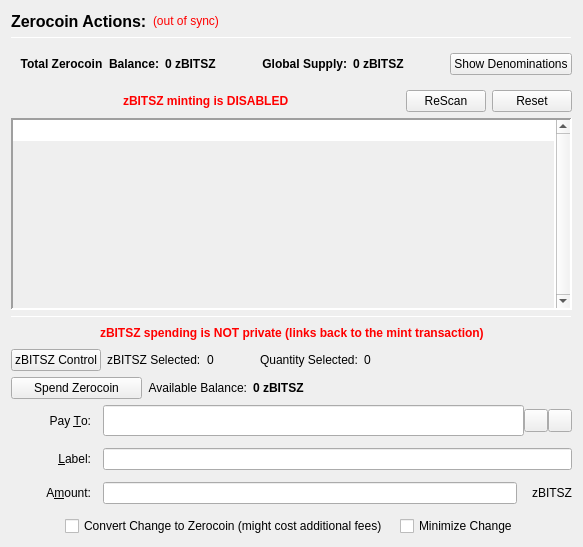
                  <widget class="QFrame" name="verticalFrameLeft">
                   <layout class="QVBoxLayout" name="verticalLayout_2">
                    <item>
                     <layout class="QVBoxLayout" name="verticalLayout_3">
                      <item>
                       <layout class="QHBoxLayout" name="horizontalLayout_3">
                        <item>
                         <widget class="QLabel" name="labelzBITSZActions">
                          <property name="font">
                           <font>
                            <pointsize>12</pointsize>
                            <weight>75</weight>
                            <bold>true</bold>
                           </font>
                          </property>
                          <property name="text">
                           <string>Zerocoin Actions:</string>
                          </property>
                          <property name="alignment">
                           <set>Qt::AlignLeading|Qt::AlignLeft|Qt::AlignVCenter</set>
                          </property>
                         </widget>
                        </item>
                        <item>
                         <widget class="QLabel" name="labelzBITSZSyncStatus">
                          <property name="toolTip">
                           <string>The displayed information may be out of date. Your wallet automatically synchronizes with the Bitszcoin network after a connection is established, but this process has not completed yet.</string>
                          </property>
                          <property name="styleSheet">
                           <string notr="true">QLabel { color: red; }</string>
                          </property>
                          <property name="text">
                           <string notr="true">(out of sync)</string>
                          </property>
                          <property name="alignment">
                           <set>Qt::AlignLeading|Qt::AlignLeft|Qt::AlignVCenter</set>
                          </property>
                         </widget>
                        </item>
                        <item>
                         <spacer name="horizontalSpacer">
                          <property name="orientation">
                           <enum>Qt::Horizontal</enum>
                          </property>
                          <property name="sizeHint" stdset="0">
                           <size>
                            <width>40</width>
                            <height>20</height>
                           </size>
                          </property>
                         </spacer>
                        </item>
                       </layout>
                      </item>
                      <item>
                       <widget class="Line" name="lineUpperLeft">
                        <property name="minimumSize">
                         <size>
                          <width>0</width>
                          <height>1</height>
                         </size>
                        </property>
                        <property name="maximumSize">
                         <size>
                          <width>16777215</width>
                          <height>1</height>
                         </size>
                        </property>
                        <property name="frameShadow">
                         <enum>QFrame::Sunken</enum>
                        </property>
                        <property name="orientation">
                         <enum>Qt::Horizontal</enum>
                        </property>
                       </widget>
                      </item>
                      <item>
                       <widget class="QFrame" name="balanceSupplyFrame">
                        <layout class="QHBoxLayout" name="horizontalLayout_2" stretch="0,0,0,1,0">
                         <property name="rightMargin">
                          <number>0</number>
                         </property>
                         <item>
                          <layout class="QHBoxLayout" name="horizontalLayout_34">
                           <item>
                            <widget class="QLabel" name="labelzAvailableText_3">
                             <property name="font">
                              <font>
                               <weight>75</weight>
                               <bold>true</bold>
                              </font>
                             </property>
                             <property name="toolTip">
                              <string>Total Balance including unconfirmed and immature zBITSZ</string>
                             </property>
                             <property name="text">
                              <string>Total Zerocoin  Balance:</string>
                             </property>
                             <property name="alignment">
                              <set>Qt::AlignRight|Qt::AlignTrailing|Qt::AlignVCenter</set>
                             </property>
                            </widget>
                           </item>
                           <item>
                            <widget class="QLabel" name="labelzAvailableAmount_4">
                             <property name="minimumSize">
                              <size>
                               <width>40</width>
                               <height>0</height>
                              </size>
                             </property>
                             <property name="font">
                              <font>
                               <weight>75</weight>
                               <bold>true</bold>
                              </font>
                             </property>
                             <property name="toolTip">
                              <string>Total Balance including unconfirmed and immature zBITSZ</string>
                             </property>
                             <property name="text">
                              <string>0 zBITSZ</string>
                             </property>
                             <property name="alignment">
                              <set>Qt::AlignLeading|Qt::AlignLeft|Qt::AlignVCenter</set>
                             </property>
                            </widget>
                           </item>
                          </layout>
                         </item>
                         <item>
                          <spacer name="horizontalSpacer_32">
                           <property name="orientation">
                            <enum>Qt::Horizontal</enum>
                           </property>
                           <property name="sizeHint" stdset="0">
                            <size>
                             <width>40</width>
                             <height>20</height>
                            </size>
                           </property>
                          </spacer>
                         </item>
                         <item>
                          <layout class="QHBoxLayout" name="horizontalLayout_35">
                           <item>
                            <widget class="QLabel" name="labelZsupplyText_2">
                             <property name="font">
                              <font>
                               <weight>75</weight>
                               <bold>true</bold>
                              </font>
                             </property>
                             <property name="text">
                              <string>Global Supply:</string>
                             </property>
                             <property name="alignment">
                              <set>Qt::AlignRight|Qt::AlignTrailing|Qt::AlignVCenter</set>
                             </property>
                            </widget>
                           </item>
                           <item>
                            <widget class="QLabel" name="labelZsupplyAmount_2">
                             <property name="font">
                              <font>
                               <weight>75</weight>
                               <bold>true</bold>
                              </font>
                             </property>
                             <property name="text">
                              <string>0 zBITSZ</string>
                             </property>
                            </widget>
                           </item>
                          </layout>
                         </item>
                         <item>
                          <spacer name="horizontalSpacer_31">
                           <property name="orientation">
                            <enum>Qt::Horizontal</enum>
                           </property>
                           <property name="sizeHint" stdset="0">
                            <size>
                             <width>40</width>
                             <height>20</height>
                            </size>
                           </property>
                          </spacer>
                         </item>
                         <item>
                          <widget class="QPushButton" name="pushButtonShowDenoms">
                           <property name="toolTip">
                            <string>Show zBITSZ denominations list</string>
                           </property>
                           <property name="text">
                            <string>Show Denominations</string>
                           </property>
                          </widget>
                         </item>
                        </layout>
                       </widget>
                      </item>
                      <item>
                       <layout class="QHBoxLayout" name="horizontalLayout_4">
                        <item>
                         <spacer name="horizontalSpacer_2">
                          <property name="orientation">
                           <enum>Qt::Horizontal</enum>
                          </property>
                          <property name="sizeHint" stdset="0">
                           <size>
                            <width>40</width>
                            <height>20</height>
                           </size>
                          </property>
                         </spacer>
                        </item>
                        <item>
                         <widget class="QLabel" name="label">
                          <property name="styleSheet">
                           <string notr="true">color: red;
font-weight: bold;</string>
                          </property>
                          <property name="text">
                           <string>zBITSZ minting is DISABLED</string>
                          </property>
                         </widget>
                        </item>
                        <item>
                         <spacer name="horizontalSpacer_3">
                          <property name="orientation">
                           <enum>Qt::Horizontal</enum>
                          </property>
                          <property name="sizeHint" stdset="0">
                           <size>
                            <width>40</width>
                            <height>20</height>
                           </size>
                          </property>
                         </spacer>
                        </item>
                        <item>
                         <widget class="QPushButton" name="pushButtonMintReset">
                          <property name="maximumSize">
                           <size>
                            <width>80</width>
                            <height>16777215</height>
                           </size>
                          </property>
                          <property name="toolTip">
                           <string>Rescan the complete blockchain for  Zerocoin mints and their meta-data.</string>
                          </property>
                          <property name="text">
                           <string>ReScan</string>
                          </property>
                         </widget>
                        </item>
                        <item>
                         <widget class="QPushButton" name="pushButtonSpentReset">
                          <property name="maximumSize">
                           <size>
                            <width>80</width>
                            <height>16777215</height>
                           </size>
                          </property>
                          <property name="toolTip">
                           <string>Reset Zerocoin Wallet DB. Deletes transactions that did not make it into the blockchain.</string>
                          </property>
                          <property name="text">
                           <string>Reset</string>
                          </property>
                         </widget>
                        </item>
                       </layout>
                      </item>
                      <item>
                       <widget class="QPlainTextEdit" name="TEMintStatus">
                        <property name="font">
                         <font>
                          <pointsize>8</pointsize>
                         </font>
                        </property>
                        <property name="toolTip">
                         <string>Status and/or Mesages from the last Mint Action.</string>
                        </property>
                        <property name="frameShape">
                         <enum>QFrame::Panel</enum>
                        </property>
                        <property name="frameShadow">
                         <enum>QFrame::Sunken</enum>
                        </property>
                        <property name="lineWidth">
                         <number>2</number>
                        </property>
                        <property name="midLineWidth">
                         <number>2</number>
                        </property>
                        <property name="verticalScrollBarPolicy">
                         <enum>Qt::ScrollBarAlwaysOn</enum>
                        </property>
                        <property name="horizontalScrollBarPolicy">
                         <enum>Qt::ScrollBarAlwaysOff</enum>
                        </property>
                        <property name="readOnly">
                         <bool>true</bool>
                        </property>
                        <property name="plainText">
                         <string notr="true"/>
                        </property>
                        <property name="backgroundVisible">
                         <bool>true</bool>
                        </property>
                       </widget>
                      </item>
                      <item>
                       <widget class="Line" name="line">
                        <property name="minimumSize">
                         <size>
                          <width>0</width>
                          <height>1</height>
                         </size>
                        </property>
                        <property name="maximumSize">
                         <size>
                          <width>16777215</width>
                          <height>1</height>
                         </size>
                        </property>
                        <property name="orientation">
                         <enum>Qt::Horizontal</enum>
                        </property>
                       </widget>
                      </item>
                      <item>
                       <layout class="QHBoxLayout" name="horizontalLayout_7">
                        <item>
                         <spacer name="horizontalSpacer_18">
                          <property name="orientation">
                           <enum>Qt::Horizontal</enum>
                          </property>
                          <property name="sizeHint" stdset="0">
                           <size>
                            <width>40</width>
                            <height>20</height>
                           </size>
                          </property>
                         </spacer>
                        </item>
                        <item>
                         <widget class="QLabel" name="label_2">
                          <property name="styleSheet">
                           <string notr="true">color: red;
font-weight: bold;</string>
                          </property>
                          <property name="text">
                           <string>zBITSZ spending is NOT private (links back to the mint transaction)</string>
                          </property>
                         </widget>
                        </item>
                        <item>
                         <spacer name="horizontalSpacer_30">
                          <property name="orientation">
                           <enum>Qt::Horizontal</enum>
                          </property>
                          <property name="sizeHint" stdset="0">
                           <size>
                            <width>40</width>
                            <height>20</height>
                           </size>
                          </property>
                         </spacer>
                        </item>
                       </layout>
                      </item>
                      <item>
                       <layout class="QHBoxLayout" name="horizontalLayout_24">
                        <property name="leftMargin">
                         <number>0</number>
                        </property>
                        <property name="bottomMargin">
                         <number>0</number>
                        </property>
                        <item>
                         <widget class="QPushButton" name="pushButtonZPivControl">
                          <property name="text">
                           <string>zBITSZ Control</string>
                          </property>
                         </widget>
                        </item>
                        <item>
                         <widget class="QLabel" name="labelzPivSelected">
                          <property name="text">
                           <string>zBITSZ Selected:</string>
                          </property>
                         </widget>
                        </item>
                        <item>
                         <widget class="QLabel" name="labelzPivSelected_int">
                          <property name="text">
                           <string>0</string>
                          </property>
                         </widget>
                        </item>
                        <item>
                         <spacer name="horizontalSpacer_17">
                          <property name="orientation">
                           <enum>Qt::Horizontal</enum>
                          </property>
                          <property name="sizeType">
                           <enum>QSizePolicy::Fixed</enum>
                          </property>
                          <property name="sizeHint" stdset="0">
                           <size>
                            <width>40</width>
                            <height>20</height>
                           </size>
                          </property>
                         </spacer>
                        </item>
                        <item>
                         <widget class="QLabel" name="labelQuantitySelected">
                          <property name="text">
                           <string>Quantity Selected:</string>
                          </property>
                         </widget>
                        </item>
                        <item>
                         <widget class="QLabel" name="labelQuantitySelected_int">
                          <property name="text">
                           <string>0</string>
                          </property>
                         </widget>
                        </item>
                        <item>
                         <spacer name="horizontalSpacer_19">
                          <property name="orientation">
                           <enum>Qt::Horizontal</enum>
                          </property>
                          <property name="sizeHint" stdset="0">
                           <size>
                            <width>40</width>
                            <height>20</height>
                           </size>
                          </property>
                         </spacer>
                        </item>
                       </layout>
                      </item>
                      <item>
                       <layout class="QHBoxLayout" name="horizontalLayout_6">
                        <item>
                         <widget class="QPushButton" name="pushButtonSpendzBITSZ">
                          <property name="minimumSize">
                           <size>
                            <width>131</width>
                            <height>0</height>
                           </size>
                          </property>
                          <property name="toolTip">
                           <string>Spend Zerocoin. Without 'Pay To:' address creates payments to yourself.</string>
                          </property>
                          <property name="text">
                           <string>Spend Zerocoin</string>
                          </property>
                         </widget>
                        </item>
                        <item>
                         <widget class="QLabel" name="labelzBITSZBalanceText">
                          <property name="toolTip">
                           <string>Available (mature and spendable) zBITSZ for spending</string>
                          </property>
                          <property name="text">
                           <string>Available Balance:</string>
                          </property>
                          <property name="alignment">
                           <set>Qt::AlignRight|Qt::AlignTrailing|Qt::AlignVCenter</set>
                          </property>
                         </widget>
                        </item>
                        <item>
                         <widget class="QLabel" name="labelzAvailableAmount_2">
                          <property name="font">
                           <font>
                            <weight>75</weight>
                            <bold>true</bold>
                           </font>
                          </property>
                          <property name="toolTip">
                           <string>Available (mature and spendable) zBITSZ for spending

zBITSZ are mature when they have more than 20 confirmations AND more than 2 mints of the same denomination after them were minted</string>
                          </property>
                          <property name="text">
                           <string>0 zBITSZ</string>
                          </property>
                          <property name="alignment">
                           <set>Qt::AlignLeading|Qt::AlignLeft|Qt::AlignVCenter</set>
                          </property>
                         </widget>
                        </item>
                        <item>
                         <spacer name="horizontalSpacer_4">
                          <property name="orientation">
                           <enum>Qt::Horizontal</enum>
                          </property>
                          <property name="sizeHint" stdset="0">
                           <size>
                            <width>40</width>
                            <height>20</height>
                           </size>
                          </property>
                         </spacer>
                        </item>
                       </layout>
                      </item>
                      <item>
                       <layout class="QGridLayout" name="gridLayout_7">
                        <property name="spacing">
                         <number>12</number>
                        </property>
                        <item row="0" column="0">
                         <widget class="QLabel" name="payToLabel">
                          <property name="minimumSize">
                           <size>
                            <width>80</width>
                            <height>0</height>
                           </size>
                          </property>
                          <property name="text">
                           <string>Pay &amp;To:</string>
                          </property>
                          <property name="alignment">
                           <set>Qt::AlignRight|Qt::AlignTrailing|Qt::AlignVCenter</set>
                          </property>
                          <property name="buddy">
                           <cstring>payTo</cstring>
                          </property>
                         </widget>
                        </item>
                        <item row="0" column="1">
                         <layout class="QHBoxLayout" name="payToLayout">
                          <property name="spacing">
                           <number>0</number>
                          </property>
                          <item>
                           <widget class="QValidatedLineEdit" name="payTo">
                            <property name="enabled">
                             <bool>true</bool>
                            </property>
                            <property name="minimumSize">
                             <size>
                              <width>0</width>
                              <height>31</height>
                             </size>
                            </property>
                            <property name="toolTip">
                             <string>The Bitszcoin address to send the payment to. Creates local payment to yourself when empty.</string>
                            </property>
                           </widget>
                          </item>
                          <item>
                           <widget class="QToolButton" name="addressBookButton">
                            <property name="toolTip">
                             <string>Choose previously used address</string>
                            </property>
                            <property name="text">
                             <string/>
                            </property>
                            <property name="icon">
                             <iconset resource="../bitszcoin.qrc">
                              <normaloff>:/icons/address-book</normaloff>:/icons/address-book</iconset>
                            </property>
                            <property name="shortcut">
                             <string>Alt+A</string>
                            </property>
                           </widget>
                          </item>
                          <item>
                           <widget class="QToolButton" name="pasteButton">
                            <property name="toolTip">
                             <string>Paste address from clipboard</string>
                            </property>
                            <property name="text">
                             <string/>
                            </property>
                            <property name="icon">
                             <iconset resource="../bitszcoin.qrc">
                              <normaloff>:/icons/editpaste</normaloff>:/icons/editpaste</iconset>
                            </property>
                            <property name="shortcut">
                             <string>Alt+P</string>
                            </property>
                           </widget>
                          </item>
                         </layout>
                        </item>
                        <item row="1" column="0">
                         <widget class="QLabel" name="labelLabel">
                          <property name="minimumSize">
                           <size>
                            <width>80</width>
                            <height>0</height>
                           </size>
                          </property>
                          <property name="text">
                           <string>&amp;Label:</string>
                          </property>
                          <property name="alignment">
                           <set>Qt::AlignRight|Qt::AlignTrailing|Qt::AlignVCenter</set>
                          </property>
                          <property name="buddy">
                           <cstring>addAsLabel</cstring>
                          </property>
                         </widget>
                        </item>
                        <item row="1" column="1">
                         <widget class="QLineEdit" name="addAsLabel">
                          <property name="toolTip">
                           <string>Enter a label for this address to add it to the list of used addresses</string>
                          </property>
                         </widget>
                        </item>
                        <item row="2" column="0">
                         <widget class="QLabel" name="amountLabel">
                          <property name="minimumSize">
                           <size>
                            <width>80</width>
                            <height>0</height>
                           </size>
                          </property>
                          <property name="text">
                           <string>A&amp;mount:</string>
                          </property>
                          <property name="alignment">
                           <set>Qt::AlignRight|Qt::AlignTrailing|Qt::AlignVCenter</set>
                          </property>
                          <property name="buddy">
                           <cstring>zBITSZpayAmount</cstring>
                          </property>
                         </widget>
                        </item>
                        <item row="2" column="1">
                         <layout class="QHBoxLayout" name="horizontalLayout_9">
                          <property name="spacing">
                           <number>0</number>
                          </property>
                          <item>
                           <widget class="QLineEdit" name="zBITSZpayAmount"/>
                          </item>
                          <item>
                           <widget class="QLabel" name="labelzBITSZ">
                            <property name="minimumSize">
                             <size>
                              <width>55</width>
                              <height>0</height>
                             </size>
                            </property>
                            <property name="text">
                             <string>zBITSZ</string>
                            </property>
                            <property name="alignment">
                             <set>Qt::AlignRight|Qt::AlignTrailing|Qt::AlignVCenter</set>
                            </property>
                           </widget>
                          </item>
                         </layout>
                        </item>
                        <item row="3" column="0" colspan="2">
                         <layout class="QHBoxLayout" name="horizontalLayout_10">
                          <item>
                           <spacer name="horizontalSpacer_5">
                            <property name="orientation">
                             <enum>Qt::Horizontal</enum>
                            </property>
                            <property name="sizeHint" stdset="0">
                             <size>
                              <width>40</width>
                              <height>20</height>
                             </size>
                            </property>
                           </spacer>
                          </item>
                          <item>
                           <widget class="QCheckBox" name="checkBoxMintChange">
                            <property name="sizePolicy">
                             <sizepolicy hsizetype="MinimumExpanding" vsizetype="Fixed">
                              <horstretch>0</horstretch>
                              <verstretch>0</verstretch>
                             </sizepolicy>
                            </property>
                            <property name="layoutDirection">
                             <enum>Qt::LeftToRight</enum>
                            </property>
                            <property name="text">
                             <string>Convert Change to Zerocoin (might cost additional fees)</string>
                            </property>
                           </widget>
                          </item>
                          <item>
                           <widget class="QCheckBox" name="checkBoxMinimizeChange">
                            <property name="toolTip">
                             <string>If checked, the wallet tries to minimize the returning change instead of minimizing the number of spent denominations.</string>
                            </property>
                            <property name="text">
                             <string>Minimize Change</string>
                            </property>
                           </widget>
                          </item>
                          <item>
                           <spacer name="horizontalSpacer_6">
                            <property name="orientation">
                             <enum>Qt::Horizontal</enum>
                            </property>
                            <property name="sizeHint" stdset="0">
                             <size>
                              <width>40</width>
                              <height>20</height>
                             </size>
                            </property>
                           </spacer>
                          </item>
                         </layout>
                        </item>
                       </layout>
                      </item>
                     </layout>
                    </item>
                   </layout>
                  </widget>
